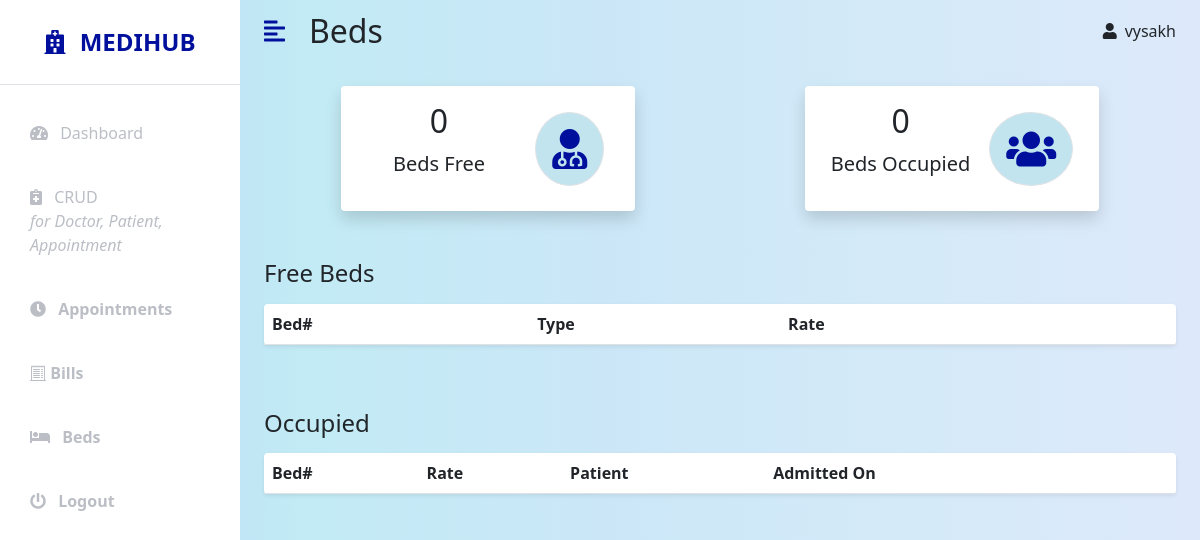
Page /adminapp/beds/ (signed in) on the earlier database version.
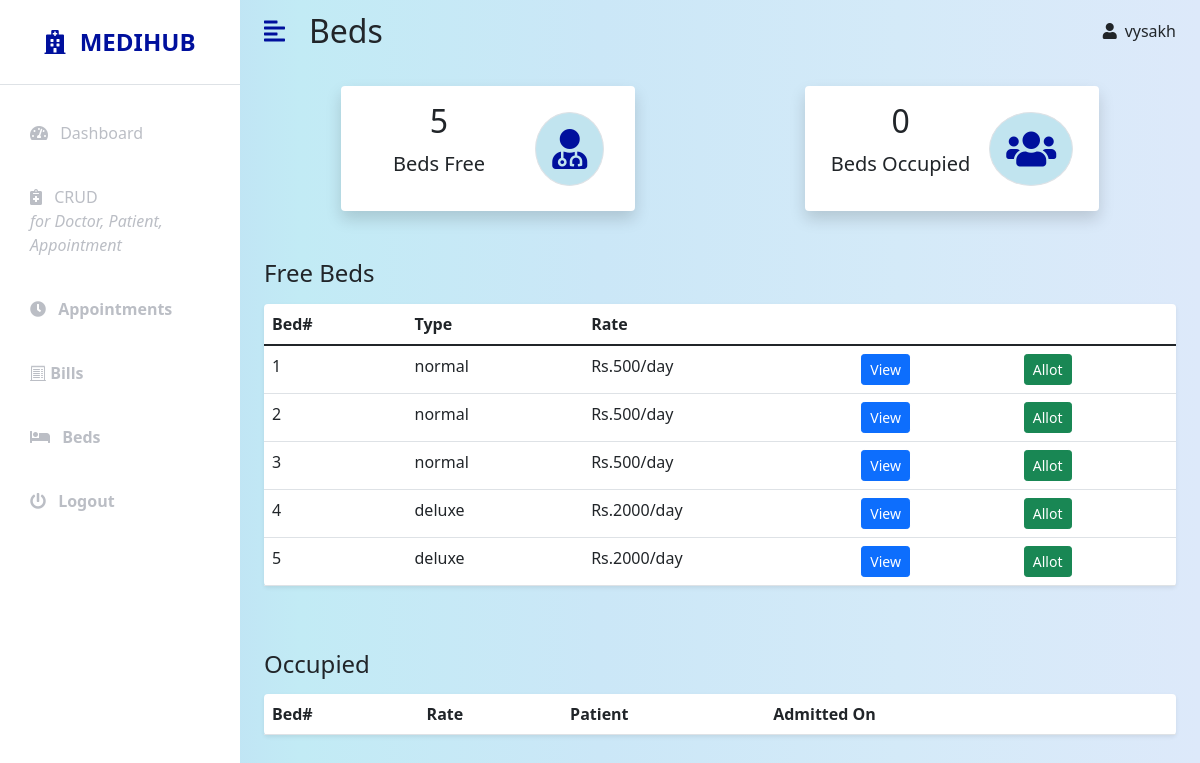
Same page on the later database version.
### hospital/models.py (models this page shows, shortened)
class Bed(models.Model):
    type = models.CharField(max_length=20, default='normal')
    rate = models.IntegerField(default=500)
    occupied = models.BooleanField(default=False)

### adminapp/views.py (the view)
# urls.py: path('beds/', views.bedManagementList, name='bed-management-list'),
@login_required(login_url='admin-login')
@user_passes_test(is_admin, login_url='admin-login')
def bedManagementList(request):
    occupied_no = Bed.objects.filter(occupied=True).count()
    occupied_beds = Bed.objects.filter(occupied=True)
    free_no = Bed.objects.filter(occupied=False).count()
    free_beds = Bed.objects.filter(occupied=False)
    context = {
        'occupied_no': occupied_no,
        'occupied_beds': occupied_beds,
        'free_no': free_no,
        'free_beds': free_beds,
    }
    return render(request, 'adminapp/beds_list.html', context)

### adminapp/views.py (called while the page is built)
def is_admin(user):
    return user.groups.filter(name = 'Administrators').exists()

### adminapp/templates/adminapp/beds_list.html (shortened to what this page needs)
{% extends 'adminapp/base.html' %}
{% block content %}
<nav class="navbar navbar-expand-lg navbar-light bg-transparent py-1 px-4">
    <div class="d-flex align-items-center justify-content-end">
        <i class="fas fa-align-left primary-text fs-4 me-3" id="menu-toggle"></i>
        <h2 class="fs-2 m-2">Beds</h2>
    </div>
    <div class="collapse navbar-collapse" id="navbarSupportedContent">
        <ul class="navbar-nav ms-auto mb-2 mb-lg-0">
            <li class="nav-item dropdown">
                    <i class="fas fa-user me-2"></i>{{user.username}}
            </li>
        </ul>
    </div>
</nav>
<div class="container-fluid px-4 ">
    <div class="row g-3 my-2 d-flex justify-content-around">
        <div class="col-md-4">
            <div class="p-3 bg-white shadow d-flex justify-content-around align-items-center rounded">
                <div class="d-flex row justify-content-around ">
                    <h3 class="fs-2 text-center">{{free_no}}</h3>
                    <p class="fs-5 text-center">Beds Free</p>
                </div>
                <i class="fas fa-user-md fs-1 primary-text border rounded-full secondary-bg p-3"></i>
            </div>
        </div>
        <div class="col-md-4">
            <div class="p-3 bg-white shadow d-flex justify-content-around align-items-center rounded">
                <div>
                    <h3 class="fs-2 text-center">{{occupied_no}}</h3>
                    <p class="fs-5 text-center">Beds Occupied</p>
                </div>
                <i
                    class="fas fa-users fs-1 primary-text border rounded-full secondary-bg p-3"></i>
            </div>
        </div>
    </div>
    <div class="row my-5">
        <h3 class="fs-4 mb-3">Free Beds</h3>
        <div class="col">
            <table class="table bg-white rounded shadow-sm  table-hover">
                <thead>
                    <tr>
                        <th scope="col">Bed# </th>
                        <th scope="col">Type</th>
                        <th scope="col">Rate</th>
                        <th scope="col"></th>
                        <th scope="col"></th>
                    </tr>
                </thead>
                <tbody>
                    {% for bed in free_beds %}
                    <tr>
                        <td>{{bed.id}}</td>
                        <td>{{bed.type}}</td>
                        <td>Rs.{{bed.rate}}/day</td>
                        <td><a href="{% url 'bed-detail' bed.id %}" class="btn btn-sm btn-primary">View</a></td>
                        <td><a href="{% url 'bed-allot' bed.id %}" class="btn btn-success btn-sm">Allot</a></td>
                    </tr>
                    {% endfor %}
                </tbody>
            </table>
        </div>
    </div>
    <div class="row my-5">
        <h3 class="fs-4 mb-3">Occupied</h3>
        <div class="col">
            <table class="table bg-white rounded shadow-sm  table-hover">
                <thead>
                    <tr>
                        <th scope="col">Bed# </th>
                        <th scope="col">Rate</th>
                        <th scope="col">Patient</th>
                        <th scope="col">Admitted On</th>
                        <th scope="col"></th>
                        <th scope="col"></th>
                    </tr>
                </thead>
            </table>
        </div>
    </div>
</div>
{% endblock %}

### adminapp/templates/adminapp/base.html (shortened to what this page needs)
<!DOCTYPE html>
{% load static %}
<html lang="en">
<head>
    <link rel="stylesheet" href="https://cdnjs.cloudflare.com/ajax/libs/font-awesome/5.15.3/css/all.min.css" />
    <link href="https://cdn.jsdelivr.net/npm/bootstrap@5.1.3/dist/css/bootstrap.min.css" rel="stylesheet">
    <link rel="stylesheet" href="{% static 'css/style.css' %}">
    <link rel="stylesheet" href="https://cdn.jsdelivr.net/npm/bootstrap-icons@1.7.0/font/bootstrap-icons.css">
</head>
<body>
    <div class="d-flex" id="wrapper">
        <div class="bg-white" id="sidebar-wrapper">
            <div class="sidebar-heading text-center py-4 primary-text fs-4 fw-bold text-uppercase border-bottom"><i
                    class="fas fa-hospital me-2"></i> Medihub</div>
            <div class="list-group list-group-flush my-3">
                {% if user.is_authenticated %}
                <a href="{% url 'admin-dashboard' %}" class="list-group-item list-group-item-action bg-transparent second-text " id="dash"><i
                        class="fas fa-tachometer-alt me-2"></i> Dashboard</a>
                <a href="{% url 'crud-index' %}" class="list-group-item list-group-item-action bg-transparent second-text " id="dash"><i
                        class="fas fa-notes-medical me-2"></i> CRUD <br><em class="fw-light">for Doctor, Patient, Appointment</em></a>
                <a href="{% url 'manage-appointments-list' %}" class="list-group-item list-group-item-action bg-transparent second-text fw-bold "><i
                        class="fas fa-clock me-2"></i> Appointments</a>
                <a href="{% url 'admin-bills' %}" class="list-group-item list-group-item-action bg-transparent second-text fw-bold "><i
                    class="bi bi-receipt-cutoff"></i> Bills</a>
                <a href="{% url 'bed-management-list' %}" class="list-group-item list-group-item-action bg-transparent second-text fw-bold "><i
                    class="fas fa-bed me-2"></i> Beds</a>
                <a href="{% url 'admin-logout' %}" class="list-group-item list-group-item-action bg-transparent second-text fw-bold "><i
                        class="fas fa-power-off me-2"></i> Logout</a>
                {% endif %}
            </div>
        </div>
        <div id="page-content-wrapper">
            {% block content %}
            {% endblock %}
        </div>
    </div>
    <link rel="stylesheet" href="{% static 'styles/toast.css' %}">
</body>
</html>

### adminapp/static/css/style.css (style rules this page uses)
:root { --main-bg-color: #00189d; --main-text-color: #00109d; --second-text-color: #bbbec5; --second-bg-color: #c1e4ef; }
.primary-text { color: var(--main-text-color); }
.second-text { color: var(--second-text-color); }
.secondary-bg { background-color: var(--second-bg-color); }
.rounded-full { border-radius: 100%; }
#wrapper { overflow-x: hidden; background-image: linear-gradient( to right, #bacef3, #c2ebf5, #cbe7f7, #d4eaf8, #dde9fa ); }
#sidebar-wrapper { min-height: 100vh; margin-left: -15rem; -webkit-transition: margin 0.25s ease-out; -moz-transition: margin 0.25s ease-out; -o-transition: margin 0.25s ease-out; transition: margin 0.25s ease-out; }
#sidebar-wrapper .sidebar-heading { padding: 0.875rem 1.25rem; font-size: 1.2rem; }
#sidebar-wrapper .list-group { width: 15rem; }
#page-content-wrapper { min-width: 100vw; }
#menu-toggle { cursor: pointer; }
.list-group-item { border: none; padding: 20px 30px; }
@media (min-width: 768px) { #sidebar-wrapper { margin-left: 0; } }
@media (min-width: 768px) { #page-content-wrapper { min-width: 0; width: 100%; } }

Differences in the rows shown:
added Bed: id "1", type "normal", rate "500"
added Bed: id "2", type "normal", rate "500"
added Bed: id "3", type "normal", rate "500"
added Bed: id "4", type "deluxe", rate "2000"
added Bed: id "5", type "deluxe", rate "2000"
Other differences:
{{ free_no }}: "0" → "5"
